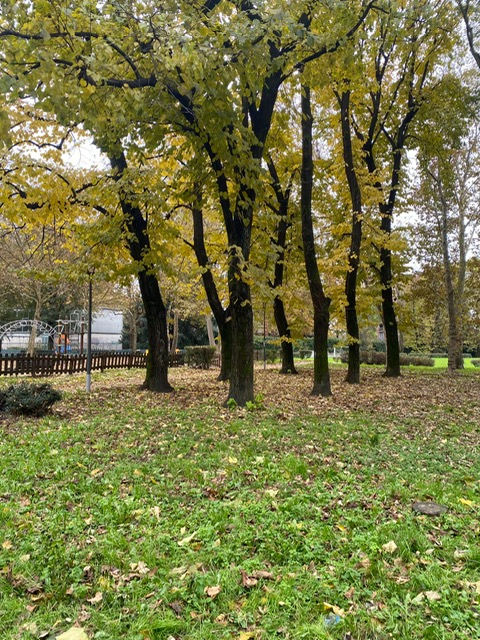
#> input picture dsim_asseignements/Images/trees1.JPG, 480 x 640 px, found by its file name
$ jupyter execute --allow-errors Asseignement_4.ipynb
#> lines starting #> are read from the running program, lines starting #| are printed output that depends on the picture
# LIBRARIES & PACKAGES

[cell 1]
import cv2 as cv
import numpy as np
import matplotlib.pyplot as plt
import os
from google.colab import drive
import math
from skimage import io

plt.rcParams['figure.figsize'] = [15, 5]

# FUNCTIONS

[cell 2]
def my_homography(keypoints_1, keypoints_2, matches):
  kp1_coord = [] # init array which will contain coordinates of matching points from query img
  kp2_coord = [] # init array which will contain coordinates of matching points from train img
  for i in range(len(matches)):
    kp1_coord.append(keypoints_1[matches[i].queryIdx].pt) # append coordinates of {i}-element of query img matching with train img
    kp2_coord.append(keypoints_2[matches[i].trainIdx].pt) # append coordinates of {i}-element of train img matching with train query
  H, _ = cv.findHomography(np.array(kp2_coord), np.array(kp1_coord),method=cv.RANSAC,
                           	ransacReprojThreshold = 3) # computing homography through 'findHomography',
                                                                                # passing the two arrays as param
                                                                                # I extract [0] element from 'H' obj.
                                                                                # RANSAC algorithm is chosen for homography computing,
                                                                                # (according to Prof. Bianco lectures)

  return H

[cell 3]
def my_warp(img2, H):

    shape = img2.shape
    if len(shape) == 3:
        height, width, _ = shape
    elif len(shape) == 2:
        height, width = shape

    result = cv.warpPerspective(img2, H, (width*2, height))
    return result

[cell 4]
def my_collage(base_img, img_to_add):
  non_zero_indices = np.argmax(base_img > 0, axis=1) # looking for the first non-zero pixel (different from black) for each row
  # print('non_zero_indices: ', non_zero_indices.T)       # for a better understanding, we can imagine at it like a column-vector in which
                                                        # each value is the x_index position of that pixel
  x_end = np.max(non_zero_indices) # choosing the highest value of non-zero x_index position, since it represents graphically the starting point
                                    # from which the warped image inclination due to the homography begins
  print('x_end: ', x_end)

  base_img[:, :x_end] = img_to_add[:, :x_end]  # updating warped image pixels with those of image1 (boat1), until the pixel where inclination begins

  plt.figure(figsize=(20, 10))
  plt.imshow(base_img, cmap='gray') # plotting the resulting stitched image in grayscale
  plt.xlim(0, 700)
  plt.show()

# MAIN

[cell 5]
drive.mount('/content/drive')
img_path = '/content/drive/MyDrive/Images'

## Image reading & plotting

I use `openCV` image reading module in order to read chosen images.
I use `matplotlib` instead for image showing.

[cell 6]
trees_1 = cv.imread(os.path.join(img_path, 'trees1.JPG'), 0)
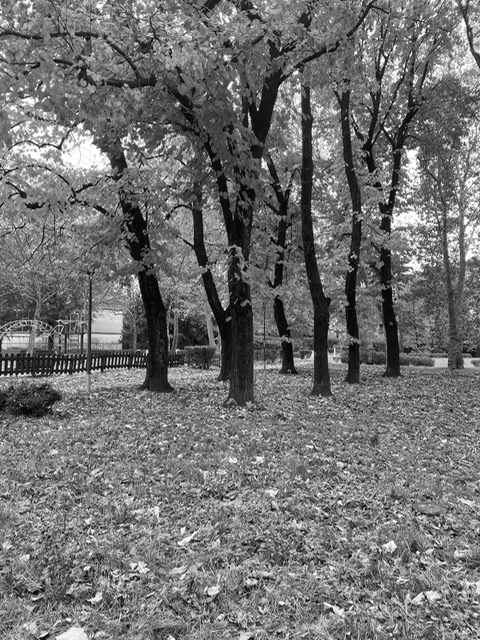
#> trees_1: shape (640, 480); min 0, max 255, mean 112.7
trees_2 = cv.imread(os.path.join(img_path, 'trees2.JPG'), 0)
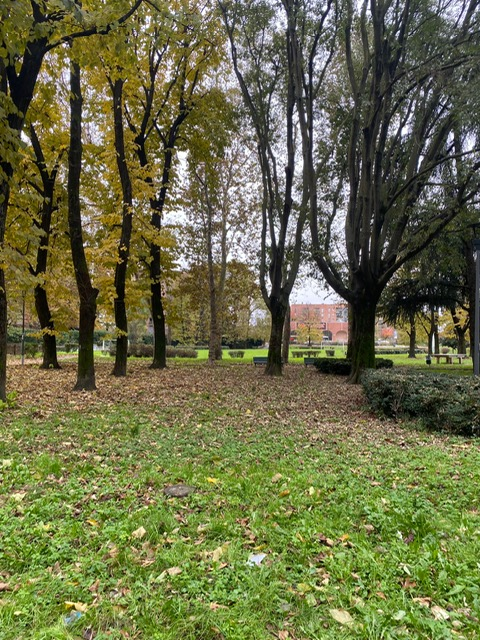
#> input picture dsim_asseignements/Images/trees2.JPG, 480 x 640 px, found by its file name
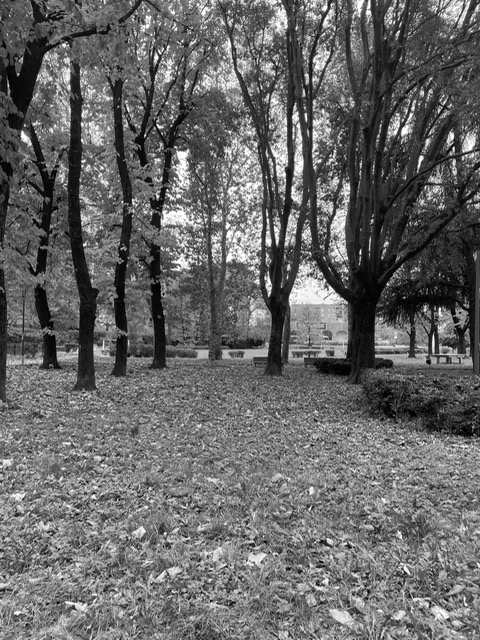
#> trees_2: shape (640, 480); min 0, max 255, mean 103.4

[cell 7]
fig, axes = plt.subplots(1, 2, figsize=(20, 10))
axes[0].imshow(trees_1, cmap='gray')
axes[0].set_title('Trees 1')
axes[1].imshow(trees_2, cmap='gray')
axes[1].set_title('Trees 2')
plt.show()
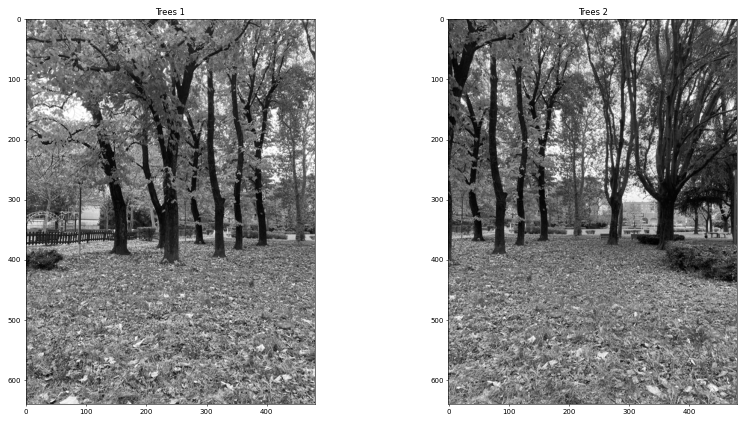
#> figure drawn by matplotlib, 2 panels

## SIFT and MATCHER performing

In order to perform image blending for building a panoramic image, I need to extract the so-called keypoints and features from each of the two images.
This is a preliminary stage to train the Matcher, which will detect and link the corresponding keypoints.

[cell 8]
sift_trees = cv.SIFT_create() # inizializing an instance of SIFT builder
kp_trees1, ft_trees1 = sift_trees.detectAndCompute(trees_1, None) # extracting 'trees 1' image keypoints and features
#> kp_trees1 = 5009 keypoints; strongest (x, y, size): (387, 200, 1.9), (249, 119, 2.1), (418, 552, 2.1), (382, 60, 3.1)
kp_trees2, ft_trees2 = sift_trees.detectAndCompute(trees_2, None) # extracting 'trees 2' image keypoints and features
#> kp_trees2 = 4726 keypoints; strongest (x, y, size): (453, 148, 1.8), (421, 158, 3.4), (268, 220, 1.9), (156, 57, 3.1)
bf_trees = cv.BFMatcher_create(crossCheck=True) # inizializing an istance of Brute Force Matcher, in order to perform the feature matching between the two images
matches_trees = bf_trees.match(ft_trees1, ft_trees2)
#> matches_trees = 1949 matches

[cell 9]
print("Number of extracted keypoints from the first image: ",len(kp_trees1))
#| Number of extracted keypoints from the first image:  5009
print("Number of extracted keypoints from the second image: ",len(kp_trees2))
#| Number of extracted keypoints from the second image:  4726
print("Number of matching keypoints: ",len(matches_trees))
#| Number of matching keypoints:  1949

It can be noticed that 5009 keypoints are detected from the first image, while 4726 are those extracted from the second one.<br>
The matching is based on 1949 keypoints.<br>
Below it can be seen the corresponding top 50 matches

[cell 10]
matches_trees = sorted(matches_trees, key=lambda x: x.distance)
matching_kp = cv.drawMatches(trees_1, kp_trees1, trees_2, kp_trees2, matches_trees[0:50], None, matchColor=(255,255,0))
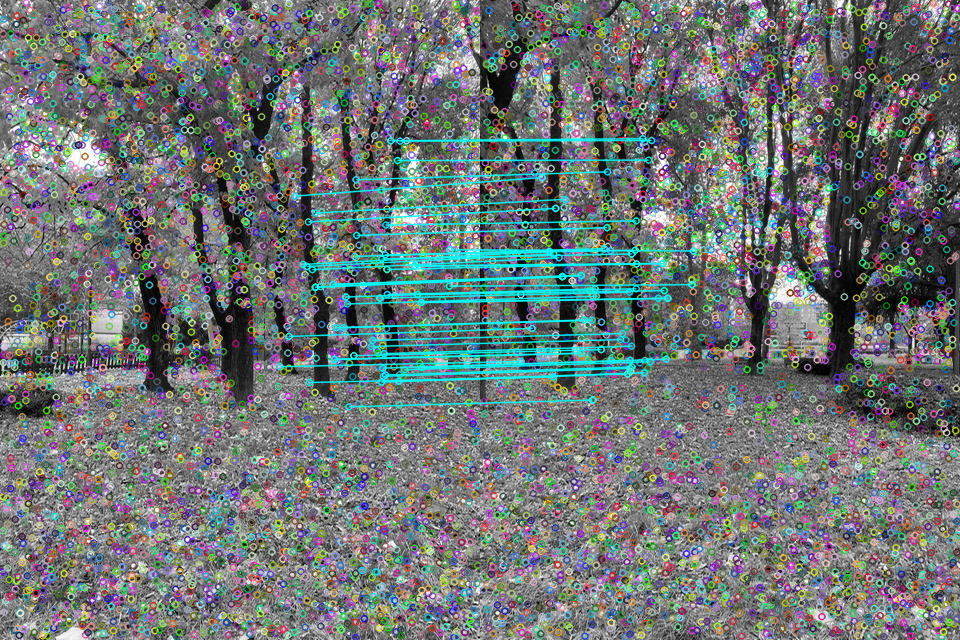
#> matching_kp: shape (640, 960, 3); mean of channels 0, 1, 2 115.9, 116.3, 109.7; drawn as B, G, R
plt.imshow(matching_kp); plt.show()

## Homography computing

In order to blend the two images into a single one, a transformation function called homography needs to be computed. Homography allows the coordinates of the matching keypoints in the second image to be expressed as a function of a 3×3 matrix that multiplies the coordinates of the matching keypoints in the first image.

[cell 11]
H = my_homography(kp_trees1, kp_trees2, matches_trees)
#> after the loop in my_homography, `for i in range(len(matches)):`: kp1_coord = 1949 pairs, first value 2.5 to 477.2, second value 2.95 to 635.7; kp2_coord = 1949 pairs, first value 3.18 to 476.5, second value 3.63 to 636.5
#> in my_homography, `H, _ = cv.findHomography(np.array(kp2_coord), np.array(kp1_coord),meth..`: H = [[0.577, -0.00301, 242], [-0.289, 0.861, 48.15], [-0.000826, -5.6e-05, 1]]
print(H)
#| [[ 5.76855928e-01 -3.00759062e-03  2.41993794e+02]
#|  [-2.88790725e-01  8.60826563e-01  4.81512159e+01]
#|  [-8.25530805e-04 -5.60004619e-05  1.00000000e+00]]

## Image warping

The homography computed before has to be used for warping the second image, into the matching keypoints.<br>
The result will be a new image with slopped high boundaries due to the warping distorsion

[cell 12]
trees_2_warped = my_warp(trees_2, H)
#> in my_warp, `result = cv.warpPerspective(img2, H, (width*2, height))`:
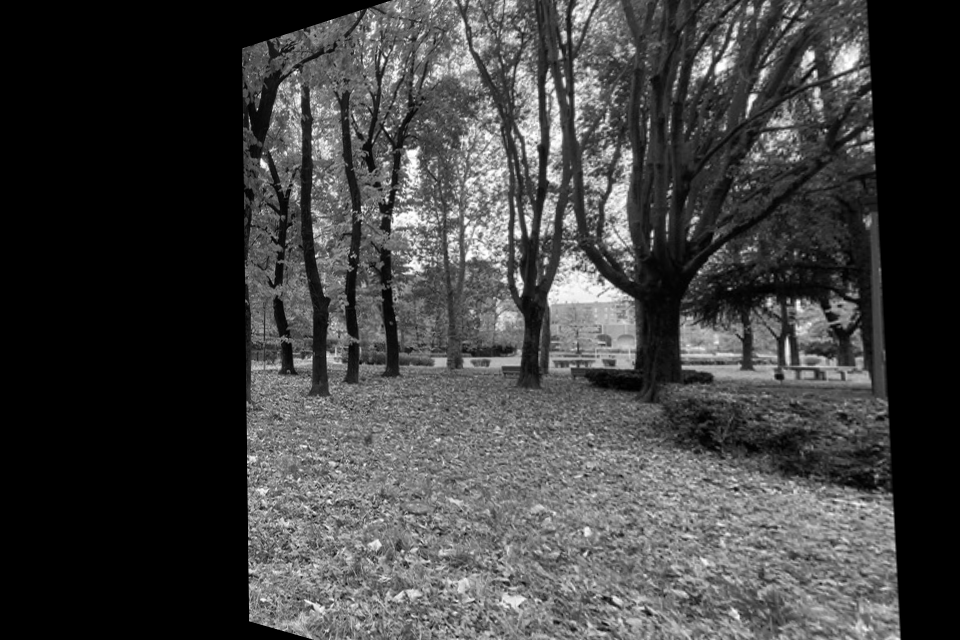
#> result: shape (640, 960); min 0, max 255, mean 65.2
